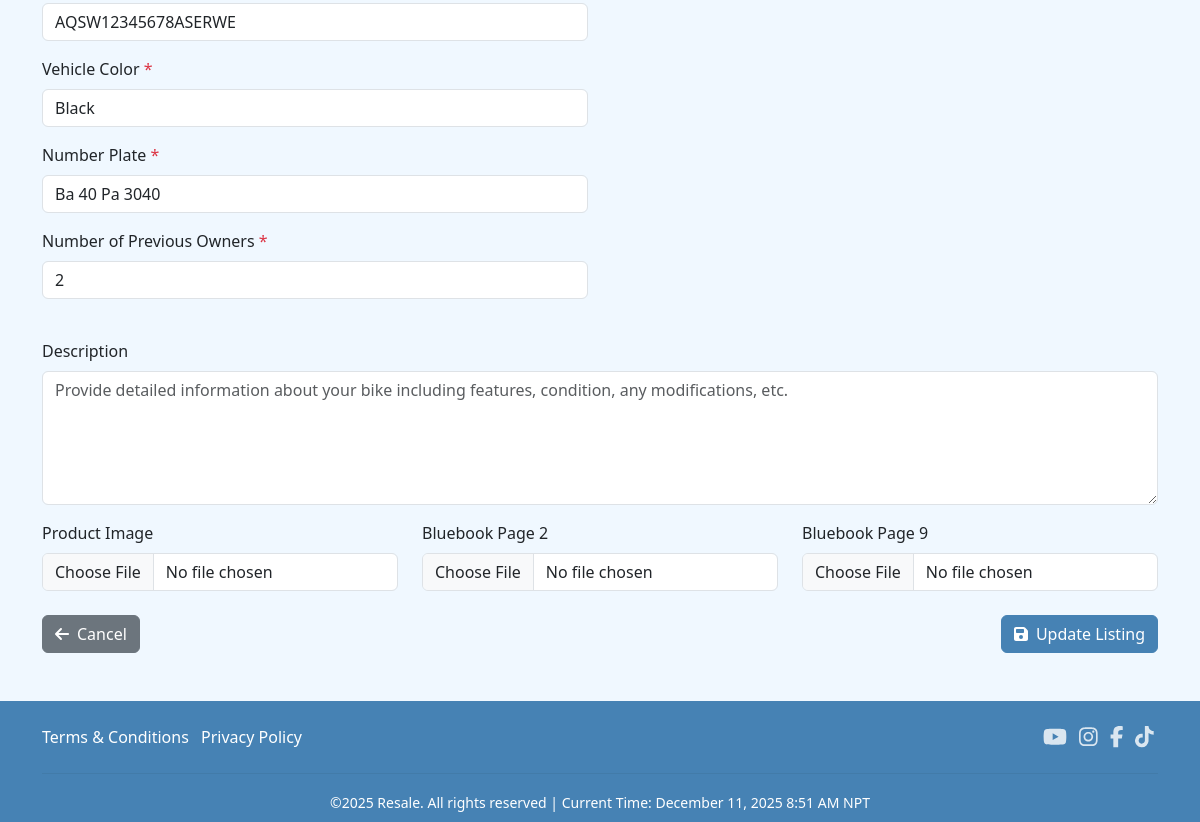
Page /my-deals/update/45/ (signed in, lower part) on the earlier database version.
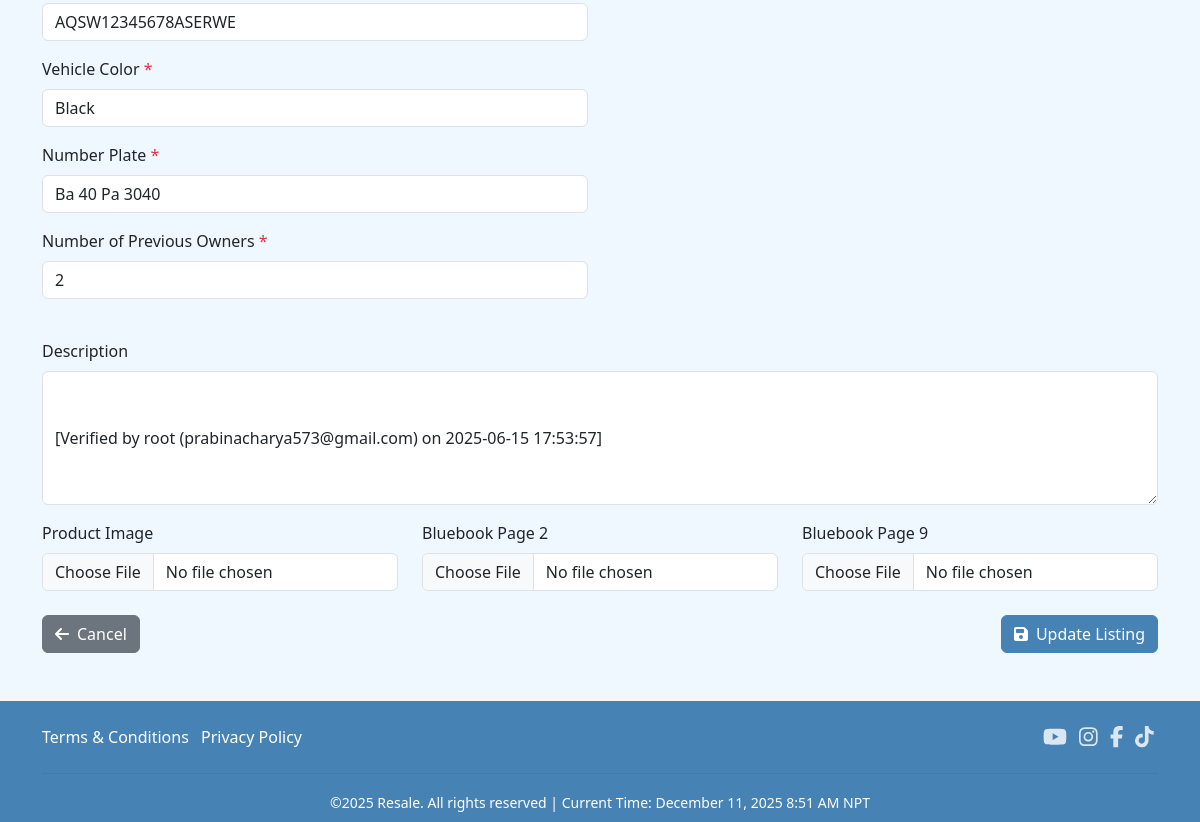
Same page on the later database version.
### proj/models.py (models this page shows, shortened)
class Product(models.Model):
    STATUS_CHOICES = (
        ('available', 'Available'),
        ('sold', 'Sold'),
        ('pending', 'Pending'),
        ('reserved', 'Reserved'),
    )
    CONDITION_CHOICES = (
        ('Like New', 'Like New'),
        ('Excellent', 'Excellent'),
        ('Good', 'Good'),
        ('Fair', 'Fair'),
        ('Poor', 'Poor'),
    )
    VERIFICATION_STATUS_CHOICES = (
        ('pending', 'Pending Verification'),
        ('approved', 'Approved'),
        ('rejected', 'Rejected'),
    )
    title = models.CharField(max_length=150)
    price = models.DecimalField(max_digits=10, decimal_places=2)
    description = models.TextField()
    condition = models.CharField(max_length=20, choices=CONDITION_CHOICES)
    made_year = models.IntegerField()
    kilometers = models.IntegerField()
    engine_size = models.CharField(max_length=50)
    engine_number = models.CharField(max_length=50, blank=True, null=True, unique=True)
    chassis_number = models.CharField(max_length=50, blank=True, null=True, unique=True)
    color = models.CharField(max_length=30, blank=True, null=True)
    number_plate = models.CharField(max_length=50, blank=True, null=True, unique=True)
    previous_owners = models.IntegerField(default=0, blank=True, null=True)
    brand = models.CharField(max_length=50)
    location = models.CharField(max_length=100)
    seller_name = models.CharField(max_length=100)
    product_image = models.ImageField(upload_to='product_images/', blank=True, null=True)
    bluebook_page2 = models.ImageField(upload_to='bluebook_images/', null=True, blank=True)
    bluebook_page9 = models.ImageField(upload_to='bluebook_images/', null=True, blank=True)
    created_at = models.DateTimeField(default=timezone.now)
    updated_at = models.DateTimeField(auto_now=True)
    status = models.CharField(max_length=20, choices=STATUS_CHOICES, default='pending')
    verification_status = models.CharField(max_length=20, choices=VERIFICATION_STATUS_CHOICES, default='pending')
    class Meta:
        ordering = ['-created_at']

### proj/views.py (the view)
# urls.py: path('my-deals/update/<int:pk>/', views.update_product, name='update_product'),
@login_required
def update_product(request, pk):
    try:
        from django.shortcuts import get_object_or_404
        product = get_object_or_404(Product, pk=pk)
        seller_info = SellerInfo.objects.filter(product=product, email=request.user.email).first()
        if not seller_info:
            messages.error(request, "You don't have permission to update this listing.")
            return redirect('main:my_deals')
        if product.status == 'sold':
            messages.error(request, "This listing has already been sold and cannot be edited.")
            return redirect('main:my_deals')
        if request.method == 'POST':
            form = SellBikeForm(request.POST, request.FILES)
            if form.is_valid():
                cd = form.cleaned_data
                duplicate_product = Product.objects.filter(
                    Q(number_plate=cd['number_plate']) |
                    Q(engine_number=cd['engine_number']) |
                    Q(chassis_number=cd['chassis_number'])
                ).exclude(pk=product.pk).first()
                if duplicate_product:
                    if duplicate_product.number_plate == cd['number_plate']:
                        form.add_error('number_plate', f'A bike with number plate {cd["number_plate"]} is already registered.')
                    if duplicate_product.engine_number == cd['engine_number']:
                        form.add_error('engine_number', f'A bike with engine number {cd["engine_number"]} is already registered.')
                    if duplicate_product.chassis_number == cd['chassis_number']:
                        form.add_error('chassis_number', f'A bike with chassis number {cd["chassis_number"]} is already registered.')
                    if form.errors:
                        messages.warning(request, "Please correct the errors below.")
                        return render(request, 'proj/update_product.html', {
                            'form': form,
                            'product': product
                        })
                product.title = form.cleaned_data['model']
                product.brand = form.cleaned_data['brand']
                product.price = form.cleaned_data['price']
                product.condition = form.cleaned_data['condition']
                product.made_year = form.cleaned_data['made_year']
                product.kilometers = form.cleaned_data['kilometers']
                product.engine_size = form.cleaned_data['engine_size']
                product.engine_number = form.cleaned_data.get('engine_number', '')
                product.chassis_number = form.cleaned_data.get('chassis_number', '')
                product.color = form.cleaned_data.get('color', '')
                product.number_plate = form.cleaned_data.get('number_plate', '')
                product.previous_owners = form.cleaned_data.get('previous_owners', 0)
                product.location = form.cleaned_data['city']
                product.seller_name = form.cleaned_data['seller_name']
                product.description = form.cleaned_data.get('description', '')
                if 'product_image' in request.FILES:
                    product.product_image = request.FILES['product_image']
                if 'bluebook_page2' in request.FILES:
                    product.bluebook_page2 = request.FILES['bluebook_page2']
                if 'bluebook_page9' in request.FILES:
                    product.bluebook_page9 = request.FILES['bluebook_page9']
                if product.verification_status == 'approved' or product.verification_status == 'rejected':
                    product.verification_status = 'pending'
                    product.status = 'pending'
                    messages.info(request, "Your updated listing will need to be verified again before it appears in the marketplace.")
                product.save()
                seller_info.bike_brand = product.brand
                seller_info.bike_model = product.title
                seller_info.verification_status = 'pending'
                seller_info.save()
                my_deals_url = reverse('main:my_deals')
                redirect_url = f'{my_deals_url}?updated=true#selling'
                return redirect(redirect_url)
            else:
                for field, errors in form.errors.items():
                    for error in errors:
                        messages.error(request, f"Error in {field}: {error}")
        else:
            initial_data = {
                'brand': product.brand,
                'model': product.title,
                'made_year': product.made_year,
                'kilometers': product.kilometers,
                'city': product.location,
                'price': product.price,
                'condition': product.condition,
                'engine_size': product.engine_size,
                'engine_number': product.engine_number,
                'chassis_number': product.chassis_number,
                'color': product.color,
                'number_plate': product.number_plate,
                'previous_owners': product.previous_owners,
                'seller_name': product.seller_name,
                'description': product.description,
            }
            form = SellBikeForm(initial=initial_data)
            form.fields['product_image'].required = False
            form.fields['bluebook_page2'].required = False
            form.fields['bluebook_page9'].required = False
        return render(request, 'proj/update_product.html', {
            'form': form,
            'product': product
        })
    except Exception as e:
        messages.error(request, f"Error updating listing: {str(e)}")
        return redirect('main:my_deals')

### proj/context_processors.py (called while the page is built)
def timezone_context(request):
    nepal_timezone = pytz.timezone('Asia/Kathmandu')
    current_time = datetime.datetime.now(nepal_timezone)
    return {
        'nepal_time': current_time,
        'timezone_name': 'Nepal Standard Time (UTC+5:45)',
        'timezone_short': 'NPT',
    }

### proj/templates/proj/update_product.html (shortened to what this page needs)
{% extends 'proj/base.html' %}
{% load static %}
{% load widget_tweaks %}
{% block main-content %}
<div class="container my-5">
    <div class="row">
        <div class="col-lg-12">
            <form method="post" enctype="multipart/form-data" id="updateProductForm" action="{% url 'main:update_product' product.id %}">
                <div class="row mb-4">
                    <div class="col-md-6">
                        <div class="form-group mb-3">
                            {% render_field form.chassis_number class="form-control" placeholder="e.g., CH12345678" required="required" %}
                        </div>
                        <div class="form-group mb-3">
                            <label for="{{ form.color.id_for_label }}" class="form-label">Vehicle Color <span class="text-danger">*</span></label>
                            {% render_field form.color class="form-control" placeholder="e.g., Red, Black, Blue" required="required" %}
                        </div>
                        <div class="form-group mb-3">
                            <label for="{{ form.number_plate.id_for_label }}" class="form-label">Number Plate <span class="text-danger">*</span></label>
                            {% render_field form.number_plate class="form-control" placeholder="e.g., BA 12 PA 1234" required="required" %}
                        </div>
                        <div class="form-group mb-3">
                            <label for="{{ form.previous_owners.id_for_label }}" class="form-label">Number of Previous Owners <span class="text-danger">*</span></label>
                            {% render_field form.previous_owners class="form-control" placeholder="e.g., 1" min="0" required="required" %}
                        </div>
                    </div>
                    <div class="col-md-6">
                    </div>
                </div>
                <div class="form-group mb-3">
                    <label for="{{ form.description.id_for_label }}" class="form-label">Description</label>
                    {% render_field form.description class="form-control" rows="5" placeholder="Provide detailed information about your bike including features, condition, any modifications, etc." %}
                </div>
                <div class="row mb-4">
                    <div class="col-md-4">
                        <div class="form-group">
                            <label for="{{ form.product_image.id_for_label }}" class="form-label">Product Image</label>
                            {% render_field form.product_image class="form-control" %}
                        </div>
                    </div>
                    <div class="col-md-4">
                        <div class="form-group">
                            <label for="{{ form.bluebook_page2.id_for_label }}" class="form-label">Bluebook Page 2</label>
                            {% render_field form.bluebook_page2 class="form-control" %}
                        </div>
                    </div>
                    <div class="col-md-4">
                        <div class="form-group">
                            <label for="{{ form.bluebook_page9.id_for_label }}" class="form-label">Bluebook Page 9</label>
                            {% render_field form.bluebook_page9 class="form-control" %}
                        </div>
                    </div>
                </div>
                <div class="d-flex justify-content-between mt-4">
                    <a href="{% url 'main:my_deals' %}" class="btn btn-secondary">
                        <i class="fas fa-arrow-left me-2"></i>Cancel
                    </a>
                    <button type="submit" class="btn btn-primary">
                        <i class="fas fa-save me-2"></i>Update Listing
                    </button>
                </div>
            </form>
        </div>
    </div>
</div>
{% endblock main-content %}

Differences in the rows shown:
changed Product "AQSW12345678ASERWE": description (not shown) → "[Verified by root (prabinacharya573@gmail.com) on 2025-06-15 17:53:57]"
